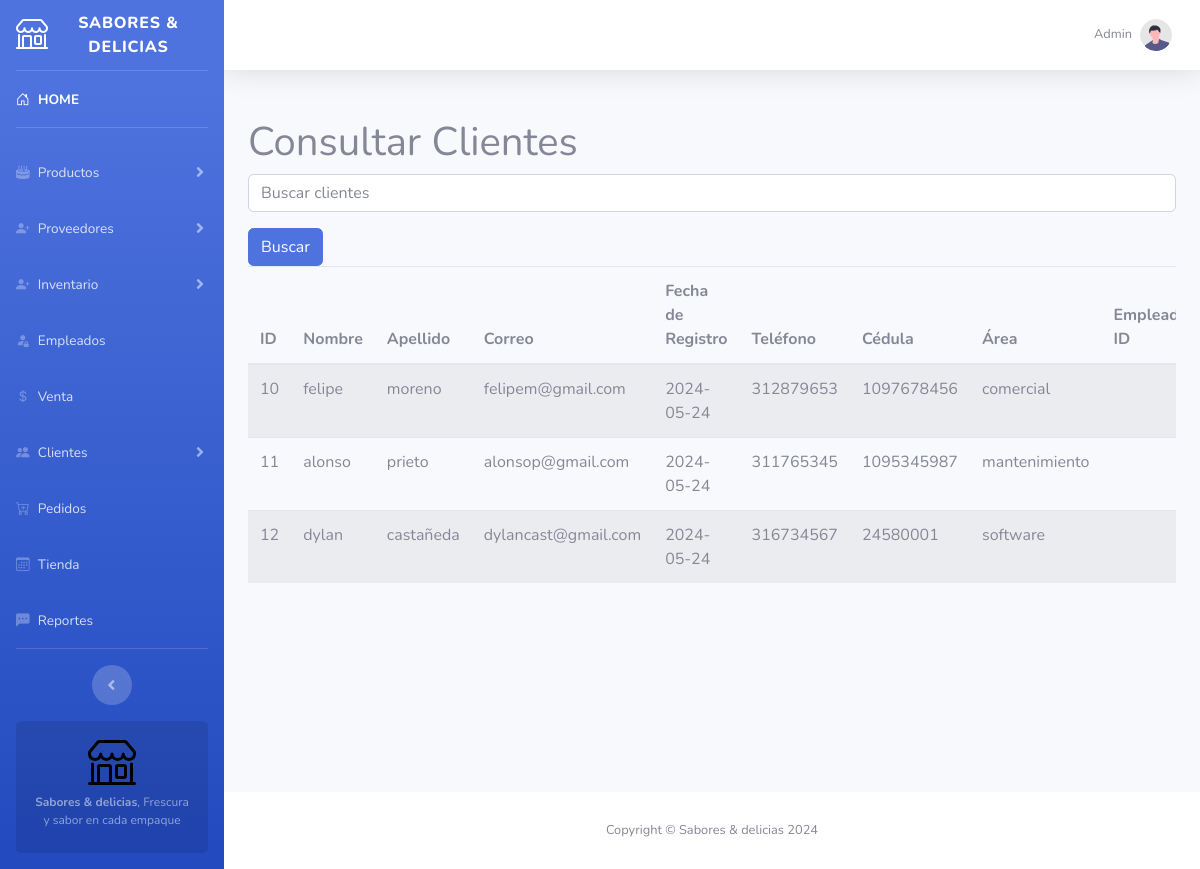
Page /consultar_clientes.php on the committed database.
### tables this page shows
CREATE TABLE `cliente` (
  `id_cliente` int NOT NULL,
  `nombre` varchar(45) NOT NULL,
  `apellido` varchar(45) NOT NULL,
  `correo` varchar(255) NOT NULL,
  `fecha_registro` date NOT NULL,
  `telefono` varchar(45) NOT NULL,
  `cedula` int NOT NULL,
  `area` varchar(45) NOT NULL,
  `empleado_id_empleado1` int NOT NULL,
  PRIMARY KEY (`id_cliente`),
  KEY `fk_cliente_empleado1_idx` (`empleado_id_empleado1`),
  CONSTRAINT `fk_cliente_empleado1` FOREIGN KEY (`empleado_id_empleado1`) REFERENCES `empleado` (`id_empleado`)
);

### consultar_clientes.php (the view, shortened to what this page needs)
<?php
$servername = "localhost";
$username = "root";
$password = "";
$dbname = "saborydelicia";
$conn = new mysqli($servername, $username, $password, $dbname);
$searchTerm = isset($_POST['search']) ? $_POST['search'] : '';
$sql = "SELECT * FROM cliente WHERE nombre LIKE '%$searchTerm%' OR apellido LIKE '%$searchTerm%' OR correo LIKE '%$searchTerm%'";
$result = $conn->query($sql);
?>
<!DOCTYPE html>
<html lang="en">
<head>
    <link rel="stylesheet" href="path_to_your_css">
</head>
<body>
    <?php include 'vistas/parte_superior.php'; ?>
    <div class="container mt-5">
        <h1>Consultar Clientes</h1>
        <form method="post" action="consultar_clientes.php">
            <div class="form-group">
                <input type="text" name="search" class="form-control" placeholder="Buscar clientes">
            </div>
            <button type="submit" class="btn btn-primary">Buscar</button>
        </form>
        <div class="table-responsive">
            <table class="table table-striped">
                <thead>
                    <tr>
                        <th>ID</th>
                        <th>Nombre</th>
                        <th>Apellido</th>
                        <th>Correo</th>
                        <th>Fecha de Registro</th>
                        <th>Teléfono</th>
                        <th>Cédula</th>
                        <th>Área</th>
                        <th>Empleado ID</th>
                    </tr>
                </thead>
                <tbody>
                    <?php
                    if ($result->num_rows > 0) {
                        while($row = $result->fetch_assoc()) {
                            echo "<tr>";
                            echo "<td>" . $row["id_cliente"] . "</td>";
                            echo "<td>" . $row["nombre"] . "</td>";
                            echo "<td>" . $row["apellido"] . "</td>";
                            echo "<td>" . $row["correo"] . "</td>";
                            echo "<td>" . $row["fecha_registro"] . "</td>";
                            echo "<td>" . $row["telefono"] . "</td>";
                            echo "<td>" . $row["cedula"] . "</td>";
                            echo "<td>" . $row["area"] . "</td>";
                            echo "<td>" . $row["empleado_id_empleado"] . "</td>";
                            echo "</tr>";
                        }
                    } else {
                        echo "<tr><td colspan='10'>No se encontraron resultados</td></tr>";
                    }
                    ?>
                </tbody>
            </table>
        </div>
    </div>
    <?php include 'vistas/parte_inferior.php'; ?>
</body>
</html>

### rows in the picture
cliente: id_cliente "10", nombre "felipe", apellido "moreno", correo "felipem@gmail.com", fecha_registro "2024-05-24", telefono "312879653", cedula "1097678456", area "comercial"
cliente: id_cliente "11", nombre "alonso", apellido "prieto", correo "alonsop@gmail.com", fecha_registro "2024-05-24", telefono "311765345", cedula "1095345987", area "mantenimiento"
cliente: id_cliente "12", nombre "dylan", apellido "castañeda", correo "dylancast@gmail.com", fecha_registro "2024-05-24", telefono "316734567", cedula "24580001", area "software"
